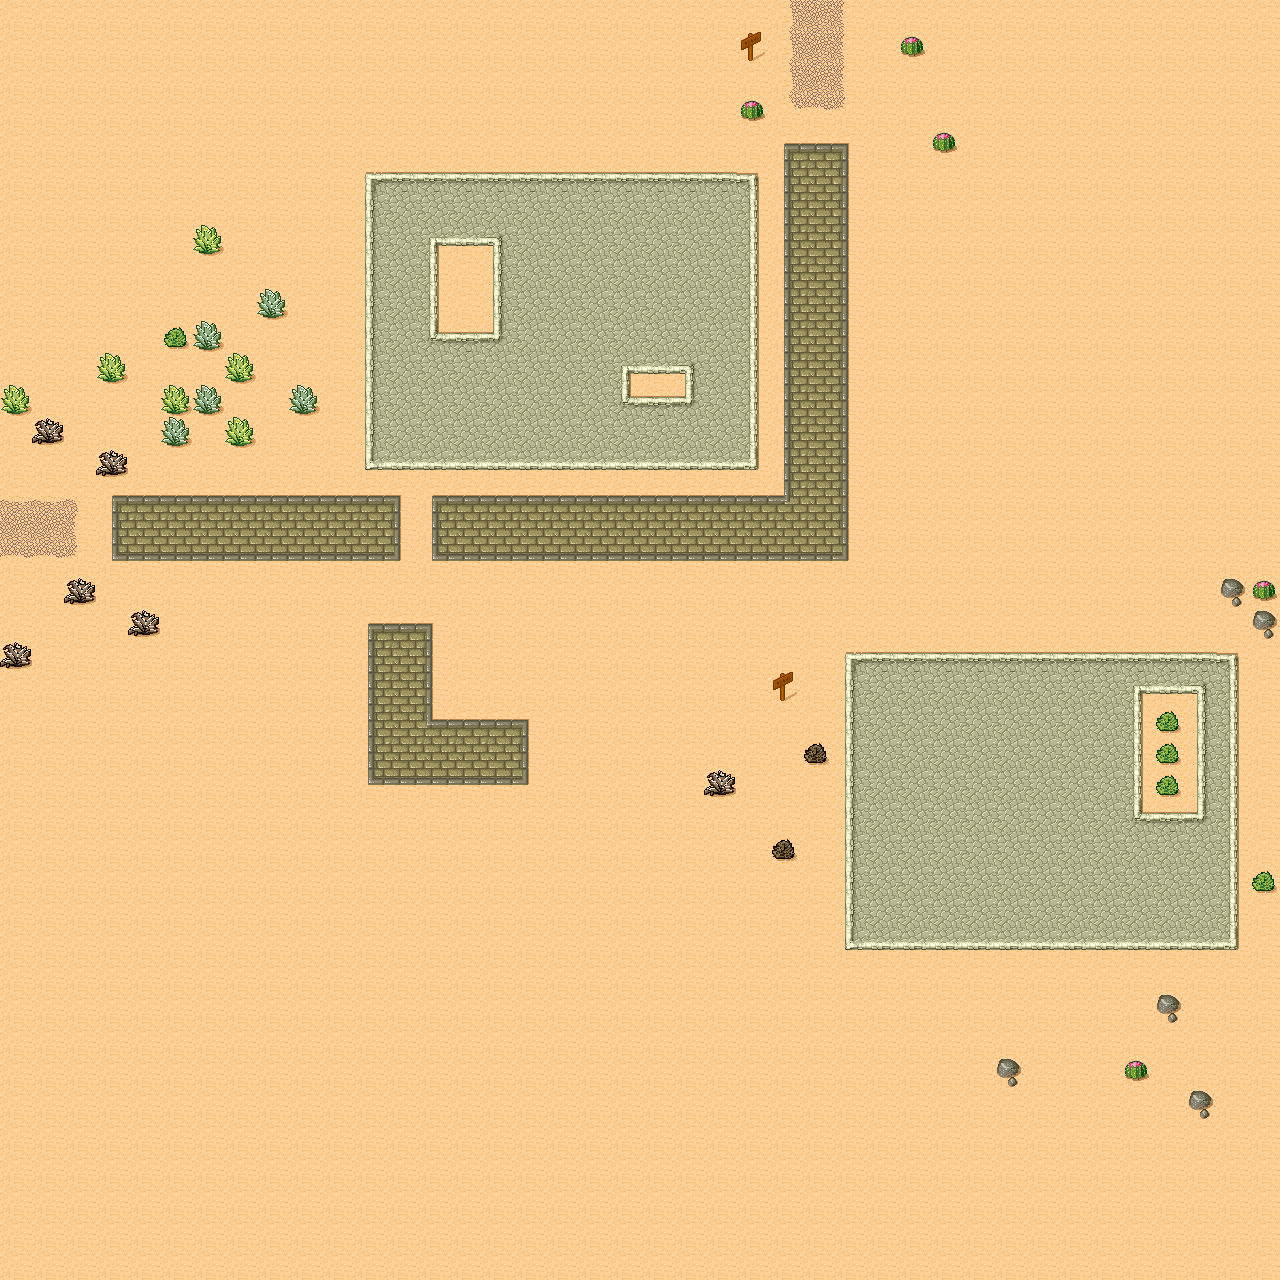

The image is a tile-based game level rendered from a .tmx file. Its description and source (layers, tilesets, objects; grid data summarised) follow:
An orthogonal 40x40 tile map with 32x32 px tiles, 1 tile layer (Ground).

<map version="1.0" tiledversion="1.0.1" orientation="orthogonal" renderorder="right-down" width="40" height="40" tilewidth="32" tileheight="32" nextobjectid="1">
 <tileset firstgid="1" source="desert.tsx" />
 <layer name="Ground" width="40" height="40">
  <data>[1600 cells, 1600 non-empty, 41 distinct tile ids]</data>
 </layer>
</map>
